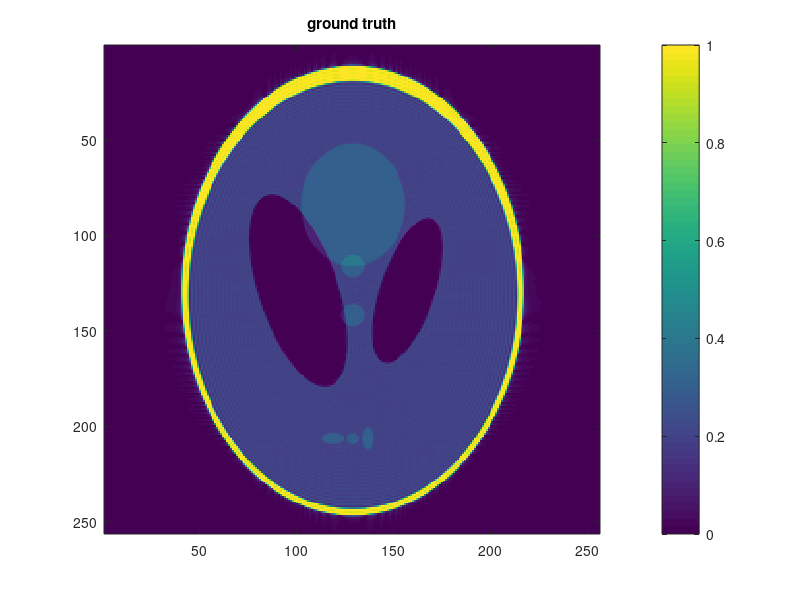
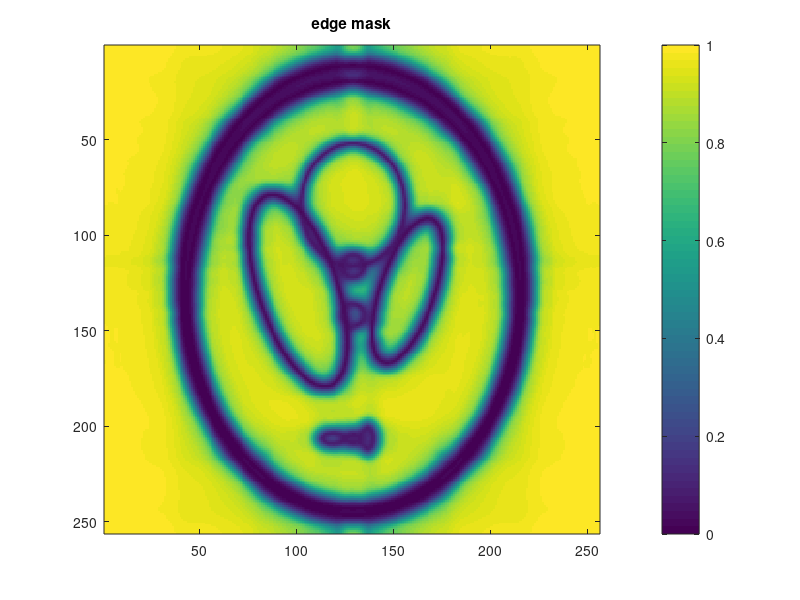

MATLAB code to generate these figures, in order: (Note: this script raises an error after producing the figures.)
clear all
close all
% Test of Weighted TV algorithm for super-resolution reconstruction 
% of MRI data.
%% Load Data
load Data/testdata;   %m=fourier data, k=fourier indices
load Data/edgemask;   %edgemask estimated in stage one
X0 = ifft2(m);   %high-resolution ground truth in spatial domain
figure(1); imagesc(abs(X0),[0,1]); colorbar; title('ground truth');
figure(2); imagesc(edgemask,[0,1]); colorbar; title('edge mask');

%% Define Fourier Projection Operators
res = [256,256]; %output resolution
lores = [65,65]; %input resolution (use odd numbers)
ind_samples = find((abs(k(1,:)) <= (lores(2)-1)/2 & (abs(k(2,:)) <= (lores(2)-1)/2))); %Low-pass Fourier indices
[A,At] = defAAt_fourier(ind_samples, res); %Define function handles for fourier projection operators                                                
b = A(X0);       %low-resolution fourier samples
Xlow = ifft2(reshape(b,lores));
figure(3); imagesc(abs(Xlow)); colorbar; title('low resolution input');

%% Run New Weighted TV algorithm (works better with real data)
lambda = 5e-1; %regularization parameter (typically in the range [1e-2,1], if original image scaled to [0,1])
Niter = 1000;  %number of iterations (typically 500-1000 for Fourier inversion)
[X1, cost] = OpWeightedTV_PD_AHMOD(b,edgemask,lambda,A,At,res,Niter); %see comments inside OpWeightedTV_PD_AHMOD.m
figure(4); imagesc(abs(X1),[0,1]); colorbar; title('hi resolution output');
figure(5); plot(cost); xlabel('iteration'); ylabel('cost');
SNR = -20*log10(norm(X1(:)-X0(:))/norm(X0(:)));
fprintf('WTV output SNR = %2.1f dB\n',SNR);
%% Run Old Weighted TV algorithm (works better with phantoms)
lambda = 5e-1; %regularization parameter (typically in the range [1e-2,1], if original image scaled to [0,1])
Niter = 1000;  %number of iterations (typically 500-1000 for Fourier inversion)
[X, cost] = OpWeightedTV_PD(b,edgemask,lambda,A,At,res,Niter); %see comments inside OpWeightedTV_PD.m
figure(6); imagesc(abs(X),[0,1]); colorbar; title('hi resolution output');
figure(7); plot(cost); xlabel('iteration'); ylabel('cost');
SNR = -20*log10(norm(X(:)-X0(:))/norm(X0(:)));
fprintf('WTV output SNR = %2.1f dB\n',SNR);
%% Run Standard TV algorithm (no edgemask)
lambda = 1e-4; %regularization parameter (typically in the range [1e-2,1], if original image scaled to [0,1])
Niter = 100;  %number of iterations (typically 20-100 for Fourier inversion)
[X2, cost] = OpTV_AL(b,lambda,A,At,res,Niter); %see comments inside OpWeightedTV_PD.m
figure(8); imagesc(abs(X2),[0,1]); colorbar; title('hi resolution output (no edgemask)');
figure(9); plot(cost); xlabel('iteration'); ylabel('cost');
SNR = -20*log10(norm(X2(:)-X0(:))/norm(X0(:)));
fprintf('TV output SNR = %2.1f dB\n',SNR);